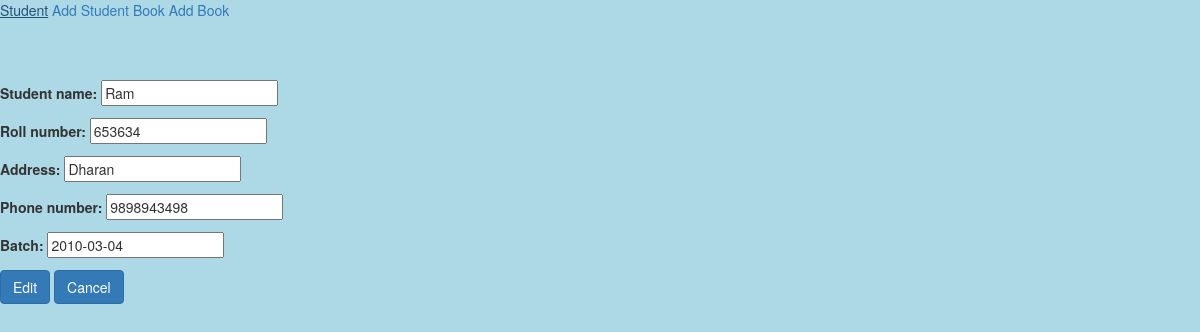
The app's page /admin-dash/update/5/ (signed in) with its own data.
### libraryapp/models.py (models this page shows, shortened)
class Student(models.Model):
    student_name = models.CharField(max_length=30, blank=False)
    roll_number = models.IntegerField(blank=False)
    address = models.CharField(max_length=15, blank=False)
    phone_number = models.IntegerField(blank=False)
    batch = models.DateField()

### libraryapp/views.py (the view)
class AdminUpdateView(LoginRequiredMixin, UpdateView):
    login_url = '/'
    template_name = 'student/adminupdate.html'
    model = Student
    form_class = StudentForm
    success_url = '/admin-dash/read/'

### libraryapp/forms.py (shortened to what this page needs)
class StudentForm(forms.ModelForm):
    class Meta:
        model = Student
        fields = ['student_name', 'roll_number',
                  'address', 'phone_number', 'batch']

### templates/student/adminupdate.html (shortened to what this page needs)
{% extends '../base.html' %}
		{% block content %}
         <form method="POST">
         	 {{ form.as_p }}
         	<button class="btn btn-primary">Edit</button>
         	<a href="{% url 'libraryapp:adminread' %}" class="btn btn-primary">Cancel</a>
         </form>
   {% endblock %}

### records on screen
Student: student_name "Ram", roll_number "653634", address "Dharan", phone_number "9898943498", batch "2010-03-04"
